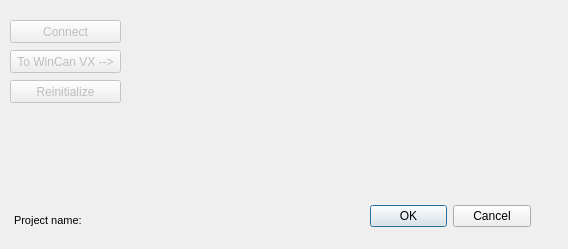
<?xml version="1.0" encoding="UTF-8"?>
<ui version="4.0">
 <class>VXDialogBase</class>
 <widget class="QDialog" name="VXDialogBase">
  <property name="enabled">
   <bool>true</bool>
  </property>
  <property name="geometry">
   <rect>
    <x>0</x>
    <y>0</y>
    <width>568</width>
    <height>249</height>
   </rect>
  </property>
  <property name="sizePolicy">
   <sizepolicy hsizetype="Fixed" vsizetype="Fixed">
    <horstretch>0</horstretch>
    <verstretch>0</verstretch>
   </sizepolicy>
  </property>
  <property name="minimumSize">
   <size>
    <width>568</width>
    <height>249</height>
   </size>
  </property>
  <property name="maximumSize">
   <size>
    <width>568</width>
    <height>249</height>
   </size>
  </property>
  <property name="windowTitle">
   <string>WinCan VX integration</string>
  </property>
  <property name="windowIcon">
   <iconset resource="resources.qrc">
    <normaloff>:/Icons/Logo</normaloff>:/Icons/Logo</iconset>
  </property>
  <property name="styleSheet">
   <string notr="true">background: url(:/Icons/Background)</string>
  </property>
  <widget class="QDialogButtonBox" name="button_box">
   <property name="geometry">
    <rect>
     <x>370</x>
     <y>200</y>
     <width>161</width>
     <height>32</height>
    </rect>
   </property>
   <property name="orientation">
    <enum>Qt::Horizontal</enum>
   </property>
   <property name="standardButtons">
    <set>QDialogButtonBox::Cancel|QDialogButtonBox::Ok</set>
   </property>
  </widget>
  <widget class="QPushButton" name="pushButton">
   <property name="enabled">
    <bool>false</bool>
   </property>
   <property name="geometry">
    <rect>
     <x>10</x>
     <y>20</y>
     <width>111</width>
     <height>23</height>
    </rect>
   </property>
   <property name="text">
    <string>Connect</string>
   </property>
  </widget>
  <widget class="QPushButton" name="pushButton_2">
   <property name="enabled">
    <bool>false</bool>
   </property>
   <property name="geometry">
    <rect>
     <x>10</x>
     <y>50</y>
     <width>111</width>
     <height>23</height>
    </rect>
   </property>
   <property name="text">
    <string>To WinCan VX --&gt;</string>
   </property>
  </widget>
  <widget class="QLabel" name="label">
   <property name="geometry">
    <rect>
     <x>10</x>
     <y>130</y>
     <width>71</width>
     <height>71</height>
    </rect>
   </property>
   <property name="text">
    <string/>
   </property>
   <property name="pixmap">
    <pixmap resource="resources.qrc">:/Icons/Logo</pixmap>
   </property>
  </widget>
  <widget class="QTextEdit" name="textEdit">
   <property name="geometry">
    <rect>
     <x>10</x>
     <y>210</y>
     <width>111</width>
     <height>31</height>
    </rect>
   </property>
   <property name="autoFillBackground">
    <bool>true</bool>
   </property>
   <property name="styleSheet">
    <string notr="true">background: rgba(255, 255, 255,0)</string>
   </property>
   <property name="frameShape">
    <enum>QFrame::NoFrame</enum>
   </property>
   <property name="lineWidth">
    <number>0</number>
   </property>
   <property name="html">
    <string>&lt;!DOCTYPE HTML PUBLIC &quot;-//W3C//DTD HTML 4.0//EN&quot; &quot;http://www.w3.org/TR/REC-html40/strict.dtd&quot;&gt;
&lt;html&gt;&lt;head&gt;&lt;meta name=&quot;qrichtext&quot; content=&quot;1&quot; /&gt;&lt;style type=&quot;text/css&quot;&gt;
p, li { white-space: pre-wrap; }
&lt;/style&gt;&lt;/head&gt;&lt;body style=&quot; font-family:'MS Shell Dlg 2'; font-size:8.25pt; font-weight:400; font-style:normal;&quot;&gt;
&lt;p style=&quot; margin-top:0px; margin-bottom:0px; margin-left:0px; margin-right:0px; -qt-block-indent:0; text-indent:0px;&quot;&gt;Project name:&lt;/p&gt;&lt;/body&gt;&lt;/html&gt;</string>
   </property>
  </widget>
  <widget class="QTextBrowser" name="textBrowser">
   <property name="geometry">
    <rect>
     <x>100</x>
     <y>210</y>
     <width>171</width>
     <height>31</height>
    </rect>
   </property>
   <property name="contextMenuPolicy">
    <enum>Qt::DefaultContextMenu</enum>
   </property>
   <property name="styleSheet">
    <string notr="true">background: rgba(255, 255, 255,0)</string>
   </property>
   <property name="frameShape">
    <enum>QFrame::NoFrame</enum>
   </property>
   <property name="frameShadow">
    <enum>QFrame::Sunken</enum>
   </property>
   <property name="sizeAdjustPolicy">
    <enum>QAbstractScrollArea::AdjustToContentsOnFirstShow</enum>
   </property>
  </widget>
  <widget class="QPushButton" name="reinitialize">
   <property name="enabled">
    <bool>false</bool>
   </property>
   <property name="geometry">
    <rect>
     <x>10</x>
     <y>80</y>
     <width>111</width>
     <height>23</height>
    </rect>
   </property>
   <property name="text">
    <string>Reinitialize</string>
   </property>
   <property name="disabled" stdset="0">
    <bool>true</bool>
   </property>
  </widget>
  <widget class="QLabel" name="loading">
   <property name="enabled">
    <bool>true</bool>
   </property>
   <property name="geometry">
    <rect>
     <x>340</x>
     <y>200</y>
     <width>31</width>
     <height>41</height>
    </rect>
   </property>
   <property name="autoFillBackground">
    <bool>false</bool>
   </property>
   <property name="styleSheet">
    <string notr="true">background: rgba(1,1,1,0)</string>
   </property>
   <property name="text">
    <string/>
   </property>
  </widget>
 </widget>
 <connections>
  <connection>
   <sender>button_box</sender>
   <signal>accepted()</signal>
   <receiver>VXDialogBase</receiver>
   <slot>accept()</slot>
   <hints>
    <hint type="sourcelabel">
     <x>20</x>
     <y>20</y>
    </hint>
    <hint type="destinationlabel">
     <x>20</x>
     <y>20</y>
    </hint>
   </hints>
  </connection>
  <connection>
   <sender>button_box</sender>
   <signal>rejected()</signal>
   <receiver>VXDialogBase</receiver>
   <slot>reject()</slot>
   <hints>
    <hint type="sourcelabel">
     <x>20</x>
     <y>20</y>
    </hint>
    <hint type="destinationlabel">
     <x>20</x>
     <y>20</y>
    </hint>
   </hints>
  </connection>
 </connections>
</ui>
